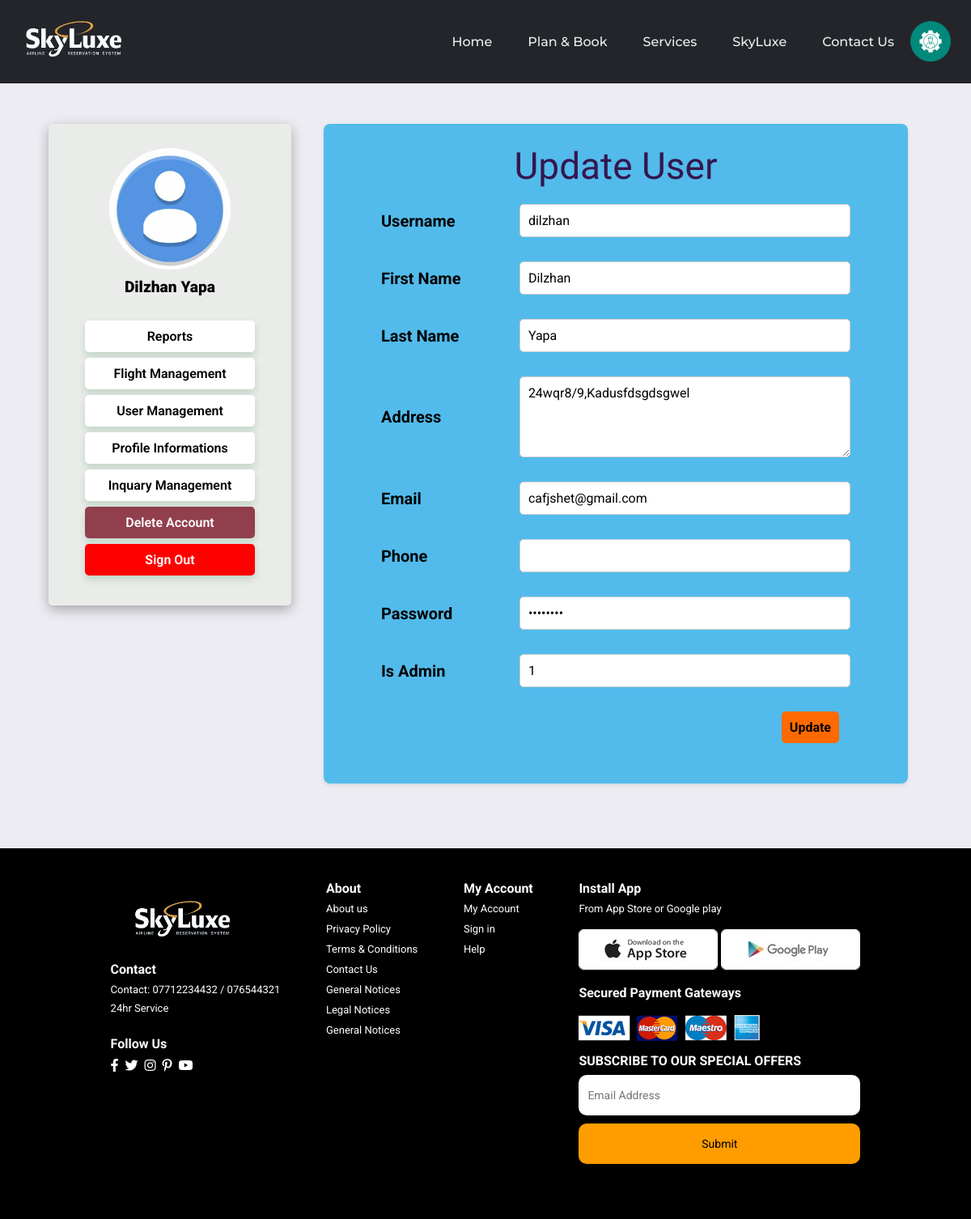
The app's page /Pages/update.php?username=dilzhan (signed in), older data.
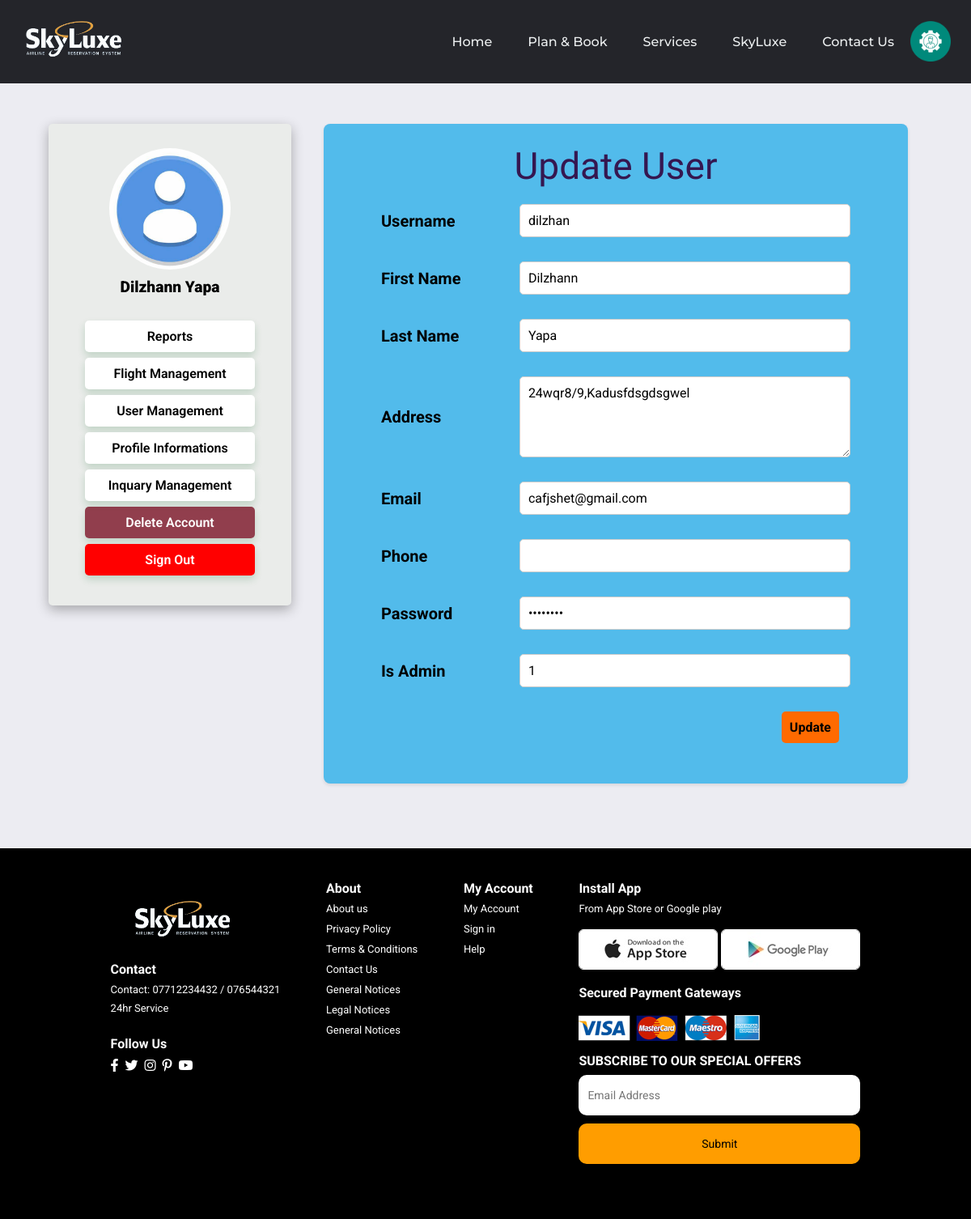
The same page, newer data.
### tables this page shows
CREATE TABLE `user` (
  `Username` char(12) NOT NULL,
  `FirstName` varchar(30) NOT NULL,
  `LastName` varchar(30) NOT NULL,
  `Address` varchar(100) NOT NULL,
  `Mobile` varchar(20) NOT NULL,
  `Email` varchar(50) NOT NULL,
  `Password` char(16) NOT NULL,
  `Is_Admin` tinyint(1) NOT NULL
);

### Pages/update.php (the view, shortened to what this page needs)
<!DOCTYPE html>
<html lang="en">
<head>
        <link rel="stylesheet" type="text/css" href="../styles/generalStyle.css">
        <link rel="stylesheet" type="text/css" href="../styles/dashboard.css">
        <link rel="stylesheet" type="text/css" href="../styles/generalStyle.css">
    <link rel="stylesheet" type="text/css" href="../styles/usermanagement.css">
</head>
<body>
    <?php include "../config/header.php" ?>
    <?php
    include "../config/janudadbConnect.php";
    $username = $_GET['username'];
    $user_get = "SELECT username,firstname,lastname,address,mobile,email,password,is_admin FROM user WHERE username = '$username'";
    $result = mysqli_query($conn, $user_get);
    if ($result) {
        foreach ($result as $userd) {
    ?>
    <div class="body-content">
            <div class="userDashboardMenu">
                <div class="user">
                    <div class="profilePic">
                        <img src="../images/userProfilePic.jpeg" alt="user">
                    </div>
                    <div class="userName">
                        <span><?php echo $_SESSION['fname']." ".$_SESSION['lname']; ?></span>
                    </div>
                </div>
                <div class="navList">
                    <ul class="linkList">
                        <li onclick="window.location.href = 'adminReport.php';"> Reports</li>
                        <li onclick="window.location.href = 'flightManagement.php';"> Flight Management </li>
                        <li onclick="window.location.href = 'usermanagementj.php';"> User Management </li>
                        <li onclick="window.location.href = 'adminDashboard.php';"> Profile Informations </li>
                        <li onclick="window.location.href = 'inquaryManagement.php';"> Inquary Management </li>
                        <li style="background-color: rgba(125, 23, 41, 0.81); color:#fff" onclick=" if(window.confirm('Do you want to Delete Your Account?')){document.location = '../Process/delAcc-Process.php';}"> Delete Account </li>
                        <li style="background-color: #f00;color:#fff" onclick=" if(window.confirm('Do you want to Sign Out?')){document.location = '../Process/signOut-Process.php';}"> Sign Out </li>
                    </ul>
                </div>
            </div>
            <div class="content">
            <div class="form-container" style="display: block;">
                <h2>Update User</h2>
                <form action="codej.php" method="POST">
                    <div class="form-group">
                        <label for="uname">Username</label>
                        <input type="text" id="uname" name="uname" value="<?php echo $userd['username']; ?>" >
                    </div>
                    <div class="form-group">
                        <label for="fname">First Name</label>
                        <input type="text" id="fname" name="fname" value="<?php echo $userd['firstname']; ?>">
                    </div>
                    <div class="form-group">
                        <label for="lname">Last Name</label>
                        <input type="text" id="lname" name="lname" value="<?php echo $userd['lastname']; ?>" >
                    </div>
                    <div class="form-group">
                        <label for="address">Address</label>
                        <textarea id="address" name="address"><?php echo $userd['address']; ?></textarea>
                    </div>
                    <div class="form-group">
                        <label for="email">Email</label>
                        <input type="email" id="email" name="email"  value="<?php echo $userd['email']; ?>">
                    </div>
                    <div class="form-group">
                        <label for="phone">Phone</label>
                        <input type="number" id="phone" name="phone" value="<?php echo $userd['mobile']; ?>" >
                    </div>
                    <div class="form-group">
                        <label for="password">Password</label>
                        <input type="password" id="password" name="password" value="<?php echo $userd['password']; ?>" >
                    </div>
                    <div class="form-group">
                        <label for="is_admin">Is Admin</label>
                        <input type="number" id="is_admin" name="is_admin" value="<?php echo $userd['is_admin']; ?>">
                    </div>
                    <div class="form-group" id="blabtn">
                        <button type="submit" name="updateBtn">Update</button>
                    </div>
                </form>
            </div>
            </div>
    </div>
    <?php
        }
    } else {
        echo "No User by that username !";
    }
    ?>
    <?php include "../config/footer.php" ?>
</body>
</html>

Row changes from the older to the newer data that the page shows:
changed user "dilzhan": fname "Dilzhan" → "Dilzhann"
